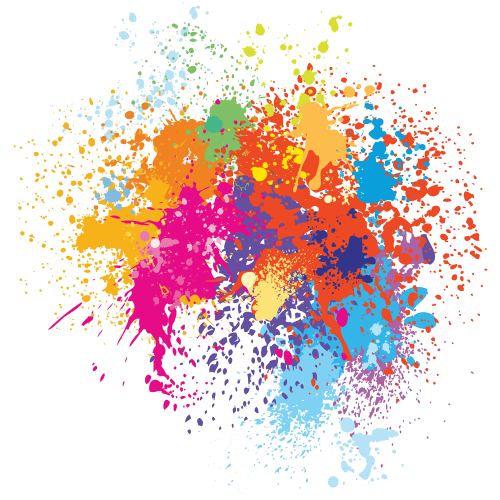
#> input picture week-3_lab-1/pngimage.png, 1000 x 1000 px (shown at 1/2 size)
$ jupyter execute task-2.ipynb
#> lines starting #> are read from the running program, lines starting #| are printed output that depends on the picture
# Lab 3 – Task 2: Rotation

Rotation rotates the image around a chosen point (typically the center).

The rotation matrix is:

$$T = \begin{bmatrix} \cos\theta & -\sin\theta & 0 \\ \sin\theta & \cos\theta & 0 \end{bmatrix}$$

`cv2.getRotationMatrix2D(center, angle, scale)` builds this matrix automatically.

[cell 1]
import cv2
import numpy as np
import matplotlib.pyplot as plt

# Load image (replace path with 'lena.png' if available)
image = cv2.imread('../week-3_lab-1/pngimage.png')
#> image is the input picture: shape (1000, 1000, 3); mean B, G, R 209.2, 211.2, 232.7
image_rgb = cv2.cvtColor(image, cv2.COLOR_BGR2RGB)
h, w = image.shape[:2]
#> h = 1000; w = 1000
center = (w // 2, h // 2)
#> center = (500, 500)
print(f'Image shape: {image.shape}  |  Center: {center}')
#| Image shape: (1000, 1000, 3)  |  Center: (500, 500)

## Original Example – Rotate 45°

[cell 2]
# Original example from the lab
rotation_matrix = cv2.getRotationMatrix2D(center, 45, 1.0)
rotated_45 = cv2.warpAffine(image, rotation_matrix, (w, h))
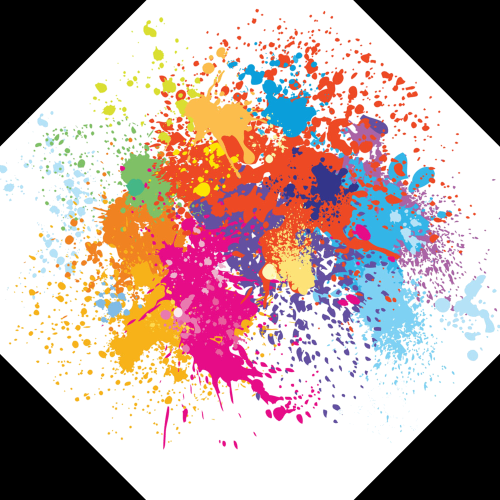
#> rotated_45: shape (1000, 1000, 3) (shown at 1/2 size); mean B, G, R 165.4, 167.5, 189

fig, axes = plt.subplots(1, 2, figsize=(12, 5))
axes[0].imshow(image_rgb)
axes[0].set_title('Original Image')
axes[0].axis('off')

axes[1].imshow(cv2.cvtColor(rotated_45, cv2.COLOR_BGR2RGB))
axes[1].set_title('Rotated 45°')
axes[1].axis('off')

plt.tight_layout()
plt.show()

## Task 2.1 – Rotate by Different Angles (90°, 180°, 270°)

[cell 3]
angles = [45, 90, 135, 180, 270]

fig, axes = plt.subplots(1, len(angles) + 1, figsize=(20, 5))
axes[0].imshow(image_rgb)
axes[0].set_title('Original')
axes[0].axis('off')

for idx, angle in enumerate(angles):
    M = cv2.getRotationMatrix2D(center, angle, 1.0)
    rotated = cv2.warpAffine(image, M, (w, h))
    axes[idx + 1].imshow(cv2.cvtColor(rotated, cv2.COLOR_BGR2RGB))
    axes[idx + 1].set_title(f'Rotation {angle}°')
    axes[idx + 1].axis('off')
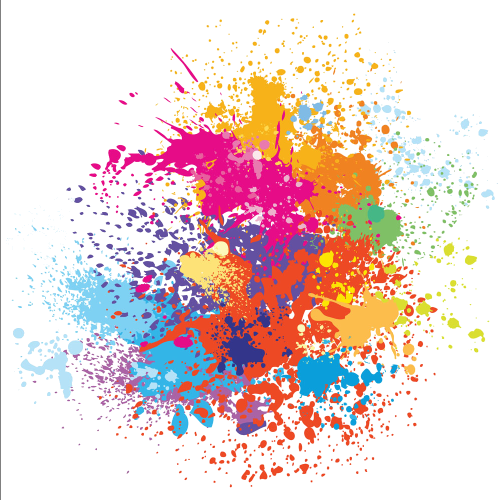
#> rotated: shape (1000, 1000, 3) (shown at 1/2 size); mean B, G, R 208.9, 211, 232.4

plt.suptitle('Task 2.1 – Rotation at Various Angles', fontsize=13)
plt.tight_layout()
plt.show()
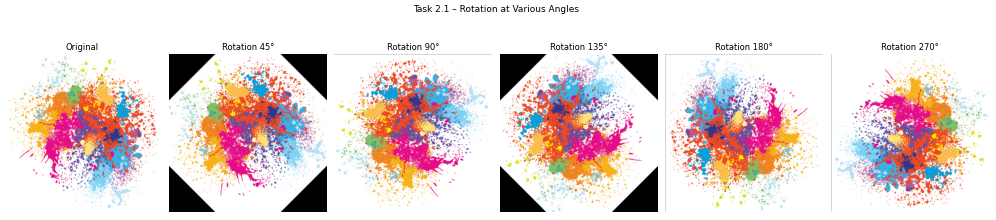
#> figure drawn by matplotlib, 6 panels

## Task 2.2 – Rotation with Scaling

The third parameter of `getRotationMatrix2D` is the scale factor. Combining rotation with scaling in a single step is efficient and avoids two separate transformations.

[cell 4]
# Rotate 45° but vary the scale factor
scale_factors = [0.5, 0.75, 1.0, 1.25, 1.5]

fig, axes = plt.subplots(1, len(scale_factors) + 1, figsize=(20, 5))
axes[0].imshow(image_rgb)
axes[0].set_title('Original')
axes[0].axis('off')

for idx, scale in enumerate(scale_factors):
    M = cv2.getRotationMatrix2D(center, 45, scale)
    result = cv2.warpAffine(image, M, (w, h))
    axes[idx + 1].imshow(cv2.cvtColor(result, cv2.COLOR_BGR2RGB))
    axes[idx + 1].set_title(f'45° + scale={scale}')
    axes[idx + 1].axis('off')
#> this loop made 5 passes
#> M on passes 1 to 5: [[0.354, 0.354, 146.4], [-0.354, 0.354, 500]], [[0.53, 0.53, -30.33], [-0.53, 0.53, 500]], [[0.707, 0.707, -207.1], [-0.707, 0.707, 500]], [[0.884, 0.884, -383.9], [-0.884, 0.884, 500]], [[1.06, 1.06, -560.7], [-1.06, 1.06, 500]]
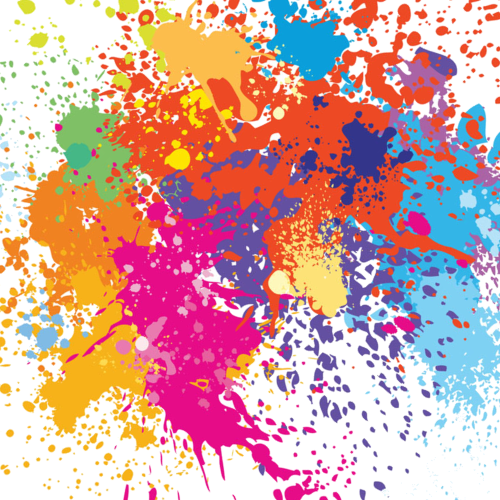
#> result: shape (1000, 1000, 3) (shown at 1/2 size); mean B, G, R 162.2, 165.9, 212

plt.suptitle('Task 2.2 – Rotation (45°) with Different Scale Factors', fontsize=13)
plt.tight_layout()
plt.show()
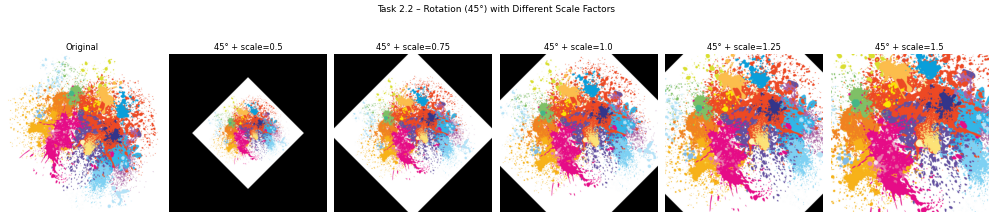
#> figure drawn by matplotlib, 6 panels

[cell 5]
# Also explore different angles combined with scaling
combos = [
    ( 30, 0.8,  '30° scale=0.8'),
    ( 60, 1.2,  '60° scale=1.2'),
    (120, 0.6, '120° scale=0.6'),
    (180, 1.4, '180° scale=1.4'),
]

fig, axes = plt.subplots(1, len(combos) + 1, figsize=(18, 5))
axes[0].imshow(image_rgb)
axes[0].set_title('Original')
axes[0].axis('off')

for idx, (angle, scale, title) in enumerate(combos):
    M = cv2.getRotationMatrix2D(center, angle, scale)
    result = cv2.warpAffine(image, M, (w, h))
    axes[idx + 1].imshow(cv2.cvtColor(result, cv2.COLOR_BGR2RGB))
    axes[idx + 1].set_title(title, fontsize=9)
    axes[idx + 1].axis('off')
#> this loop made 4 passes
#> M on passes 1 to 4: [[0.693, 0.4, -46.41], [-0.4, 0.693, 353.6]], [[0.6, 1.04, -319.6], [-1.04, 0.6, 719.6]], [[-0.3, 0.52, 390.2], [-0.52, -0.3, 909.8]], [[-1.4, 1.71e-16, 1200], [-1.71e-16, -1.4, 1200]]
#> pass 1, `result = cv2.warpAffine(image, M, (w, h))`:
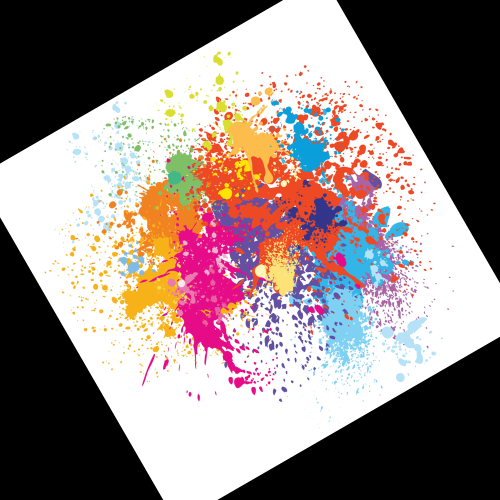
#> result: shape (1000, 1000, 3) (shown at 1/2 size); mean B, G, R 131.3, 132.7, 146.4
#> pass 2, `result = cv2.warpAffine(image, M, (w, h))`:
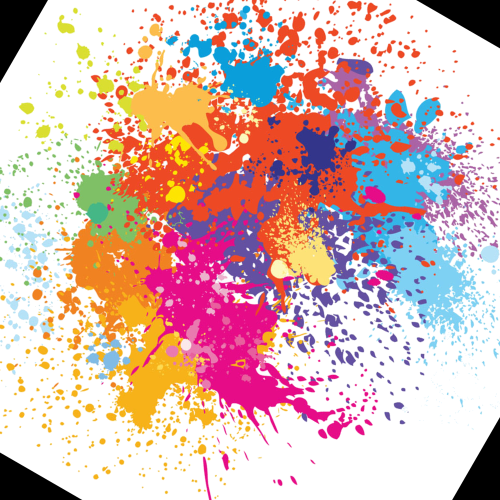
#> result: shape (1000, 1000, 3) (shown at 1/2 size); mean B, G, R 181.8, 184.8, 215.7
#> pass 3, `result = cv2.warpAffine(image, M, (w, h))`:
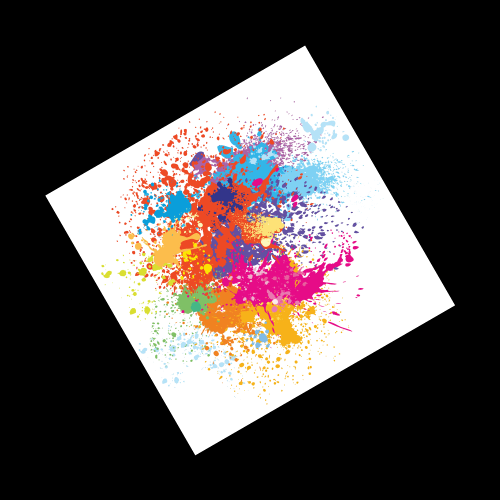
#> result: shape (1000, 1000, 3) (shown at 1/2 size); mean B, G, R 75.3, 76, 83.8
#> after the loop:
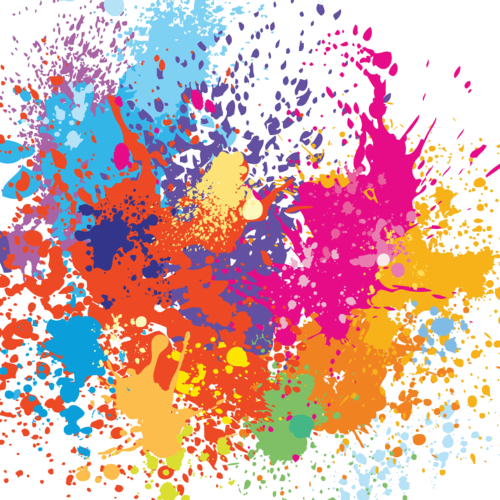
#> result: shape (1000, 1000, 3) (shown at 1/2 size); mean B, G, R 171.1, 173.3, 214

plt.suptitle('Task 2.2 – Combined Rotation & Scaling', fontsize=13)
plt.tight_layout()
plt.show()
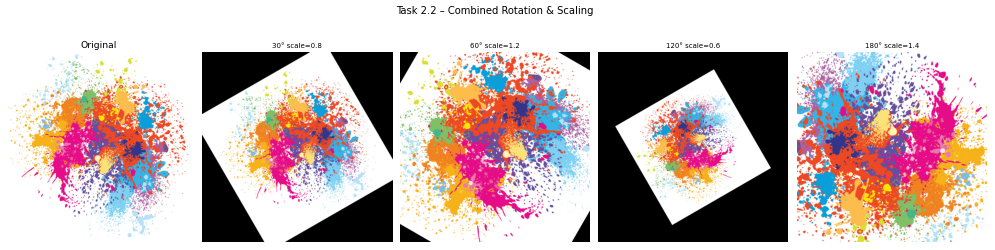
#> figure drawn by matplotlib, 5 panels
